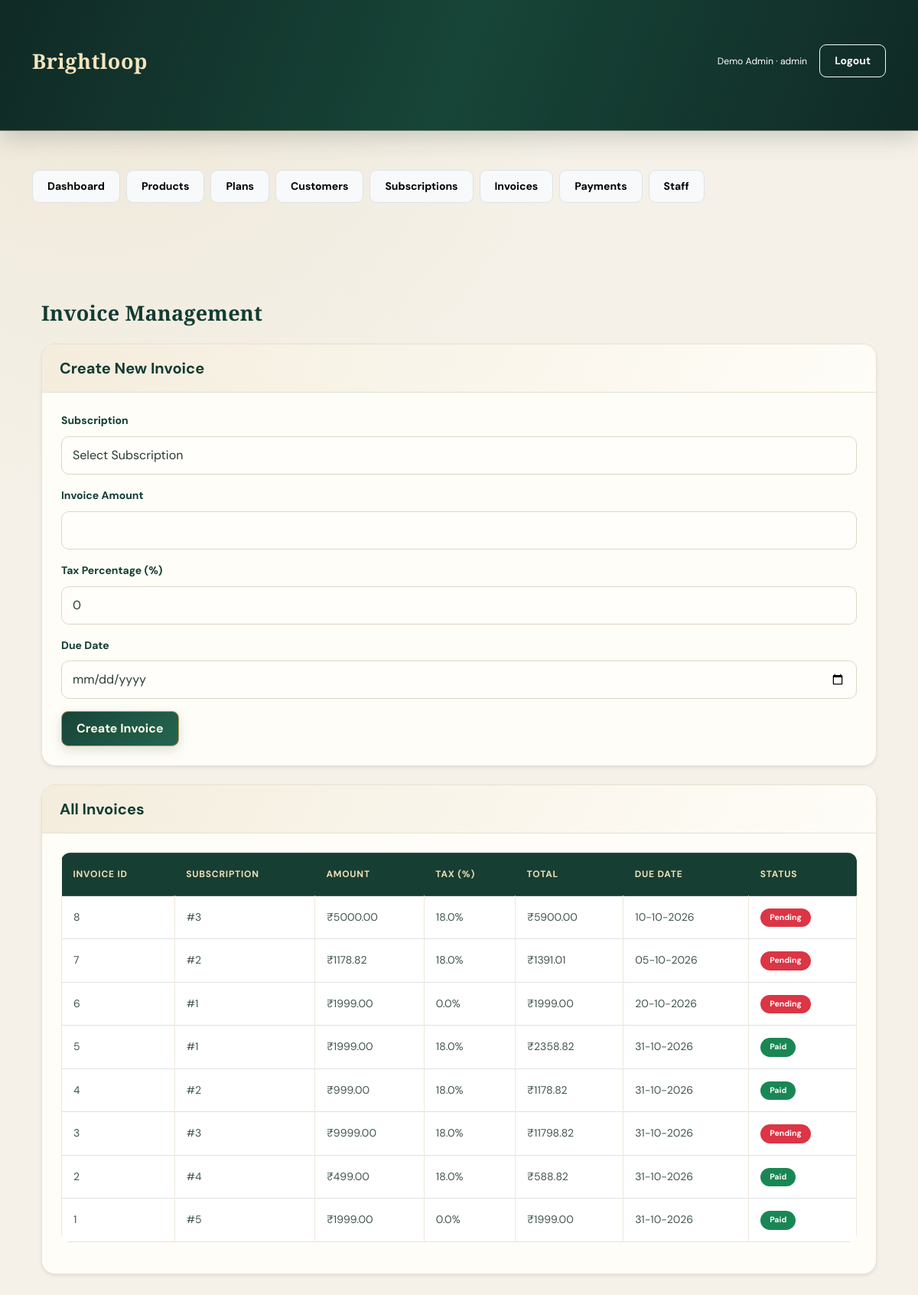
/invoices (signed in), run on the app's committed database.
### backend/app.py (models this page shows)
class User(UserMixin, db.Model):
    id = db.Column(db.Integer, primary_key=True)
    name = db.Column(db.String(100), nullable=False)
    email = db.Column(db.String(150), unique=True, nullable=False)
    password = db.Column(db.String(255), nullable=False)
    role = db.Column(db.String(20), default="customer")

class Invoice(db.Model):
    id = db.Column(db.Integer, primary_key=True)
    subscription_id = db.Column(
        db.Integer, db.ForeignKey("subscription.id")
    )
    amount = db.Column(db.Float, nullable=False)
    tax_percent = db.Column(db.Float, default=0)
    total = db.Column(db.Float, nullable=False)
    due_date = db.Column(db.Date, nullable=False)
    status = db.Column(db.String(30), default="Pending")
    subscription = db.relationship(
        "Subscription", backref="invoices"
    )

### backend/app.py (the view, shortened to what this page needs)
@app.route("/invoices", methods=["GET", "POST"])
@roles_required("admin", "staff")
def invoices():
    return render_template(
        "invoices.html",
        invoices=Invoice.query.order_by(
            Invoice.id.desc()
        ).all(),
        subscriptions=Subscription.query.all()
    )

### backend/app.py (called while the page is built)
@login_manager.user_loader
def load_user(user_id):
    return db.session.get(User, int(user_id))

def roles_required(*roles):
    def decorator(fn):
        @wraps(fn)
        @login_required
        def wrapped(*args, **kwargs):
            if current_user.role not in roles:
                abort(403)
            return fn(*args, **kwargs)
        return wrapped
    return decorator

### frontend/templates/invoices.html (shortened to what this page needs)
{% extends "base.html" %}
{% block content %}
<div class="container mt-4">
    <h2 class="mb-4">Invoice Management</h2>
    <div class="card shadow-sm mb-4">
        <div class="card-header">
            <h5 class="mb-0">Create New Invoice</h5>
        </div>
        <div class="card-body">
            <form method="POST" action="{{ url_for('invoices') }}">
                <div class="mb-3">
                    <label class="form-label">Subscription</label>
                    <select name="subscription_id"
                            class="form-select" required>
                        <option value="">Select Subscription</option>
                    </select>
                </div>
                <div class="mb-3">
                    <label class="form-label">Invoice Amount</label>
                    <input type="number"
                           name="amount"
                           class="form-control"
                           step="0.01"
                           min="0.01"
                           required>
                </div>
                <div class="mb-3">
                    <label class="form-label">Tax Percentage (%)</label>
                    <input type="number"
                           name="tax_percent"
                           class="form-control"
                           value="0"
                           min="0"
                           max="100"
                           step="0.01">
                </div>
                <div class="mb-3">
                    <label class="form-label">Due Date</label>
                    <input type="date"
                           name="due_date"
                           class="form-control"
                           min="{{ today }}"
                           required>
                </div>
                <button type="submit" class="btn btn-primary">
                    Create Invoice
                </button>
            </form>
        </div>
    </div>
    <div class="card shadow-sm">
        <div class="card-header">
            <h5 class="mb-0">All Invoices</h5>
        </div>
        <div class="card-body">
            <div class="table-responsive">
                <table class="table table-bordered table-hover">
                    <thead class="table-dark">
                        <tr>
                            <th>Invoice ID</th>
                            <th>Subscription</th>
                            <th>Amount</th>
                            <th>Tax (%)</th>
                            <th>Total</th>
                            <th>Due Date</th>
                            <th>Status</th>
                        </tr>
                    </thead>
                    <tbody>
                        {% for invoice in invoices %}
                        <tr>
                            <td>{{ invoice.id }}</td>
                            <td>
                                #{{ invoice.subscription_id }}
                            </td>
                            <td>
                                ₹{{ "%.2f"|format(invoice.amount) }}
                            </td>
                            <td>{{ invoice.tax_percent }}%</td>
                            <td>
                                ₹{{ "%.2f"|format(invoice.total) }}
                            </td>
                            <td>
                                {{ invoice.due_date.strftime('%d-%m-%Y') }}
                            </td>
                            <td>
                                {% if invoice.status == 'Paid' %}
                                    <span class="badge bg-success">
                                        Paid
                                    </span>
                                {% elif invoice.status == 'Partially Paid' %}
                                    <span class="badge bg-warning text-dark">
                                        Partially Paid
                                    </span>
                                {% else %}
                                    <span class="badge bg-danger">
                                        Pending
                                    </span>
                                {% endif %}
                            </td>
                        </tr>
                        {% else %}
                        <tr>
                            <td colspan="7" class="text-center">
                                No invoices available.
                            </td>
                        </tr>
                        {% endfor %}
                    </tbody>
                </table>
            </div>
        </div>
    </div>
</div>
{% endblock %}

### frontend/templates/base.html (shortened to what this page needs)
<!doctype html>
<html lang="en">
<head>
    <link
        href="https://cdn.jsdelivr.net/npm/bootstrap@5.3.3/dist/css/bootstrap.min.css"
        rel="stylesheet"
    >
    <link
        href="{{ url_for('static', filename='style.css') }}"
        rel="stylesheet"
    >
</head>
<body>
    <nav class="navbar navbar-expand-lg navbar-dark">
        <div class="container">
            <a class="navbar-brand fw-bold"
               href="{{ url_for('dashboard') }}">
                Brightloop
            </a>
            <div class="d-flex gap-3 align-items-center">
                {% if current_user.is_authenticated %}
                    <span class="text-white small">
                        {{ current_user.name }} · {{ current_user.role }}
                    </span>
                    <a class="btn btn-sm btn-outline-light"
                       href="{{ url_for('logout') }}">
                        Logout
                    </a>
                {% endif %}
            </div>
        </div>
    </nav>
    {% if current_user.is_authenticated and current_user.role != 'customer' %}
    <div class="container mt-3">
        <div class="d-flex flex-wrap gap-2">
            {% for endpoint, label in [
                ('dashboard', 'Dashboard'),
                ('products', 'Products'),
                ('plans', 'Plans'),
                ('customers', 'Customers'),
                ('subscriptions', 'Subscriptions'),
                ('invoices', 'Invoices'),
                ('payments', 'Payments')
            ] %}
                <a class="btn btn-sm btn-light border"
                   href="{{ url_for(endpoint) }}">
                    {{ label }}
                </a>
            {% endfor %}
            {% if current_user.role == 'admin' %}
                <a class="btn btn-sm btn-light border"
                   href="{{ url_for('staff') }}">
                    Staff
                </a>
            {% endif %}
        </div>
    </div>
    {% endif %}
    <main class="container py-4">
        {% block content %}
        {% endblock %}
    </main>
</body>
</html>

### static/style.css (style rules this page uses)
:root { --bg: #f5f1e8; --surface: #fffdf8; --surface-soft: #f9f6ef; --emerald: #123c32; --emerald-light: #1e5949; --deep: #102a25; --gold: #bd9955; --gold-light: #e4cc98; --text: #263b34; --muted: #8a9188; --border: #e9e1d1; --success: #287c5d; --danger: #b94d4d; --shadow: 0 12px 35px rgba(42, 55, 42, 0.08); }
* { box-sizing: border-box; }
body { background: radial-gradient(circle at 10% 0%, #eee7d7 0, transparent 32%), var(--bg); color: var(--text); font-family: 'DM Sans', sans-serif; font-size: 14px; line-height: 1.7; }
.container { padding-top: 35px; padding-bottom: 45px; }
.navbar { background: linear-gradient( 110deg, #102a25, #174538, #102a25 ) !important; padding: 17px 30px; border-bottom: 1px solid rgba(228, 204, 152, 0.35); box-shadow: 0 8px 30px rgba(16, 42, 37, 0.2); }
.navbar-brand { color: #f4e5bf !important; font-family: 'Playfair Display', serif; font-size: 27px; font-weight: 700; letter-spacing: 0.5px; }
h1, h2, h3, h4, h5, h6 { color: var(--emerald); font-weight: 700; }
h1, h2 { font-family: 'Playfair Display', serif; letter-spacing: 0.2px; }
h2 { font-size: 27px; }
.card { background: var(--surface); border: 1px solid var(--border); border-radius: 18px; margin-bottom: 25px; box-shadow: var(--shadow); overflow: hidden; transition: 0.3s ease; }
.card-header { background: linear-gradient( 110deg, #f4eddd, #fffdf8 ); color: var(--emerald); border-bottom: 1px solid var(--border); padding: 19px 23px; font-weight: 700; }
.card-body { padding: 25px; }
.btn { border-radius: 9px; padding: 10px 19px; font-family: 'DM Sans', sans-serif; font-weight: 700; transition: all 0.25s ease; }
.btn-primary { background: linear-gradient( 135deg, #174538, #24664f ); border: 1px solid #bd9955; color: #fff8e8; box-shadow: 0 5px 15px rgba(18, 60, 50, 0.15); }
.form-label { color: var(--emerald); font-weight: 700; margin-bottom: 8px; }
.form-control, .form-select { background: #fffefa; border: 1px solid #ded6c6; border-radius: 10px; padding: 12px 14px; color: var(--text); }
.table { background: var(--surface); border-radius: 12px; overflow: hidden; vertical-align: middle; }
.table thead th { background: #173e33; color: #f0dfb8; border: none; padding: 17px 15px; font-size: 12px; text-transform: uppercase; letter-spacing: 0.8px; }
.table tbody td { color: #42564c; padding: 15px; border-color: #eee8dc; }
.badge { border-radius: 30px; padding: 7px 12px; font-weight: 700; }
a { color: #8d6e36; text-decoration: none; transition: 0.2s; }

### data on the page
User: name "Demo Admin", role "admin"
Invoice: id "8", subscription_id "3", amount "5000.00", tax_percent "18.0", total "5900.00", due_date "10-10-2026", status "Pending"
Invoice: id "7", subscription_id "2", amount "1178.82", tax_percent "18.0", total "1391.01", due_date "05-10-2026", status "Pending"
Invoice: id "6", subscription_id "1", amount "1999.00", tax_percent "0.0", total "1999.00", due_date "20-10-2026", status "Pending"
Invoice: id "5", subscription_id "1", amount "1999.00", tax_percent "18.0", total "2358.82", due_date "31-10-2026", status "Paid"
Invoice: id "4", subscription_id "2", amount "999.00", tax_percent "18.0", total "1178.82", due_date "31-10-2026", status "Paid"
Invoice: id "3", subscription_id "3", amount "9999.00", tax_percent "18.0", total "11798.82", due_date "31-10-2026", status "Pending"
Invoice: id "2", subscription_id "4", amount "499.00", tax_percent "18.0", total "588.82", due_date "31-10-2026", status "Paid"
Invoice: id "1", subscription_id "5", amount "1999.00", tax_percent "0.0", total "1999.00", due_date "31-10-2026", status "Paid"

### other printed values
{{ label }} "Dashboard" "Products" "Plans" "Customers" "Subscriptions" "Invoices" "Payments"
